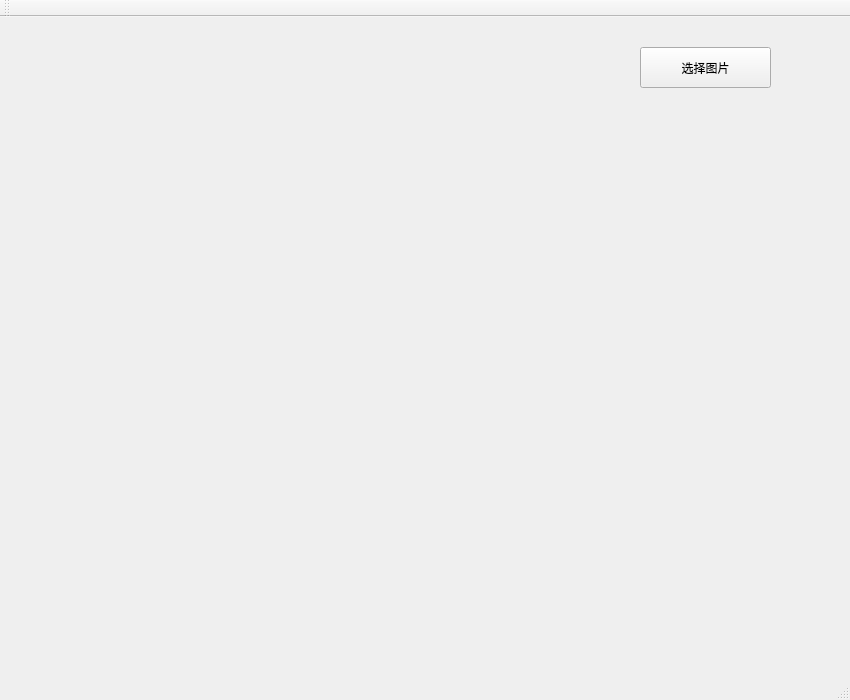
<?xml version="1.0" encoding="UTF-8"?>
<ui version="4.0">
 <class>MainWindow</class>
 <widget class="QMainWindow" name="MainWindow">
  <property name="geometry">
   <rect>
    <x>0</x>
    <y>0</y>
    <width>850</width>
    <height>700</height>
   </rect>
  </property>
  <property name="windowTitle">
   <string>MainWindow</string>
  </property>
  <widget class="QWidget" name="centralWidget">
   <widget class="QPushButton" name="select">
    <property name="geometry">
     <rect>
      <x>640</x>
      <y>30</y>
      <width>131</width>
      <height>41</height>
     </rect>
    </property>
    <property name="text">
     <string>选择图片</string>
    </property>
   </widget>
   <widget class="QLabel" name="goal">
    <property name="geometry">
     <rect>
      <x>600</x>
      <y>390</y>
      <width>201</width>
      <height>211</height>
     </rect>
    </property>
    <property name="styleSheet">
     <string notr="true">border-image:url(&quot;:/images/blank.jpg&quot;)</string>
    </property>
    <property name="text">
     <string/>
    </property>
   </widget>
  </widget>
  <widget class="QMenuBar" name="menuBar">
   <property name="geometry">
    <rect>
     <x>0</x>
     <y>0</y>
     <width>850</width>
     <height>26</height>
    </rect>
   </property>
  </widget>
  <widget class="QToolBar" name="mainToolBar">
   <attribute name="toolBarArea">
    <enum>TopToolBarArea</enum>
   </attribute>
   <attribute name="toolBarBreak">
    <bool>false</bool>
   </attribute>
  </widget>
  <widget class="QStatusBar" name="statusBar"/>
 </widget>
 <layoutdefault spacing="6" margin="11"/>
 <resources/>
 <connections/>
</ui>
